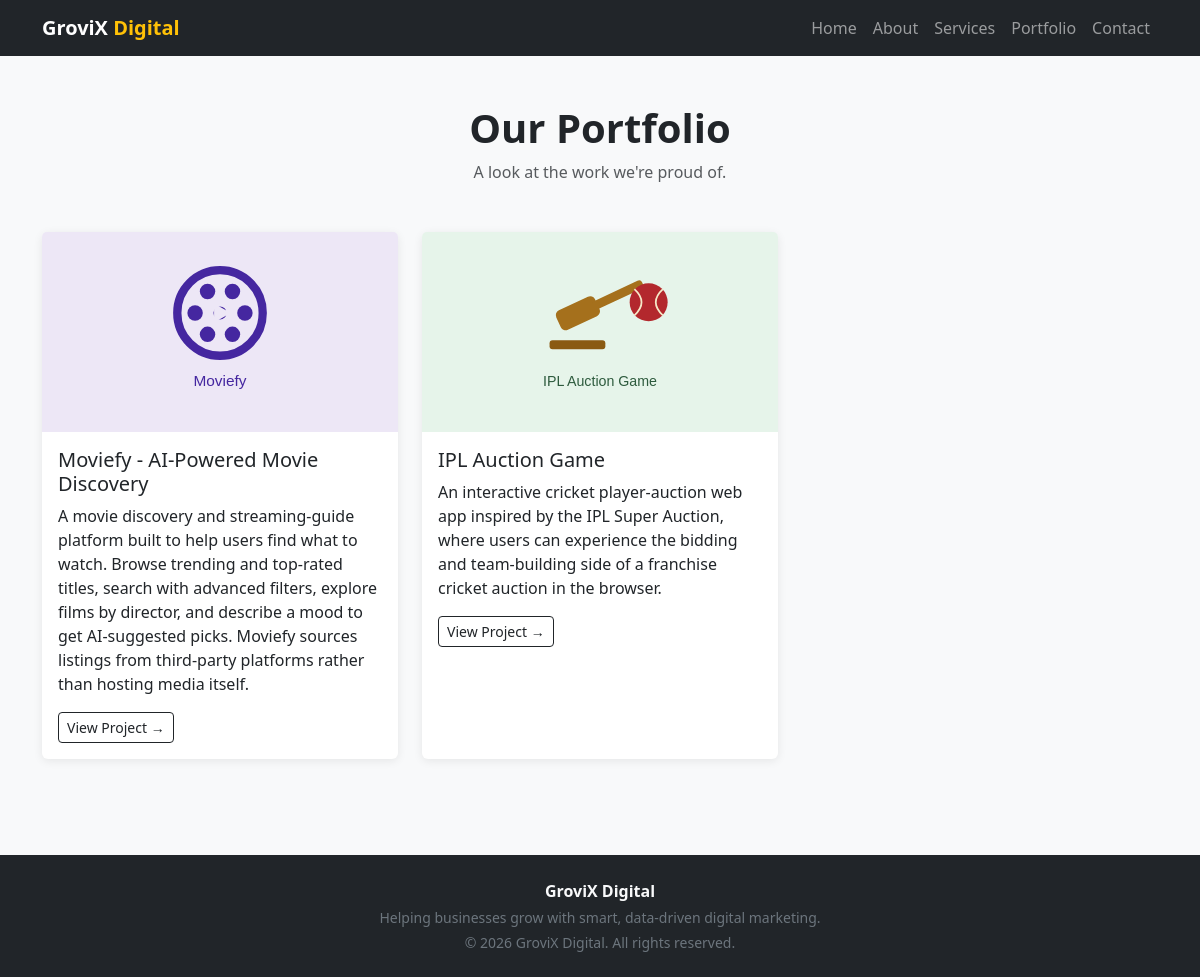
/portfolio.php, run on an earlier commit of the app's database.
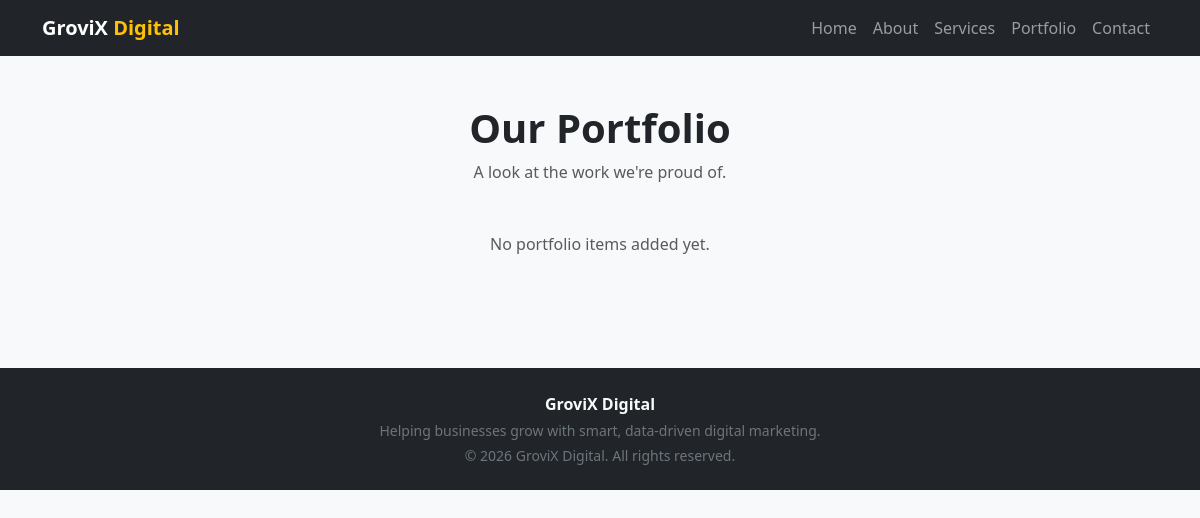
And on a later commit of the database.
### tables this page shows
CREATE TABLE portfolio (
    id INT AUTO_INCREMENT PRIMARY KEY,
    title VARCHAR(150) NOT NULL,
    description TEXT NOT NULL,
    image VARCHAR(255) DEFAULT NULL,
    client_name VARCHAR(150) NOT NULL,
    project_url VARCHAR(255) DEFAULT NULL,
    created_at TIMESTAMP DEFAULT CURRENT_TIMESTAMP
);

### includes/functions.php (called while the page is built, shortened)
<?php
function clean_input($value) {
    return htmlspecialchars(trim($value ?? ''), ENT_QUOTES, 'UTF-8');
}
function portfolio_image_url($filename, $title = '') {
    if (str_contains(strtolower($title), 'moviefy')) {
        return BASE_URL . '/assets/img/portfolio-moviefy.svg';
    }
    if (str_contains(strtolower($title), 'ipl') || str_contains(strtolower($title), 'auction')) {
        return BASE_URL . '/assets/img/portfolio-iplauction.svg';
    }
    return BASE_URL . '/assets/img/placeholder.svg';
}

### public/portfolio.php (the view, shortened to what this page needs)
<?php
require_once __DIR__ . '/../includes/db.php';
require_once __DIR__ . '/../includes/functions.php';
require_once __DIR__ . '/../includes/header.php';
$items = [];
$result = mysqli_query($conn, "SELECT id, title, description, image, client_name, project_url FROM portfolio ORDER BY created_at DESC");
while ($row = mysqli_fetch_assoc($result)) {
    $items[] = $row;
}
?>
<section class="py-5">
  <div class="container">
    <div class="text-center mb-5">
      <h1 class="fw-bold">Our Portfolio</h1>
      <p class="text-muted">A look at the work we're proud of.</p>
    </div>
    <div class="row g-4">
      <?php foreach ($items as $item): ?>
        <div class="col-md-6 col-lg-4">
          <div class="card card-portfolio">
            <img src="<?= portfolio_image_url($item['image'], $item['title']) ?>" class="card-img-top" alt="<?= clean_input($item['title']) ?>">
            <div class="card-body">
              <h5 class="card-title"><?= clean_input($item['title']) ?></h5>
              <p class="card-text"><?= clean_input($item['description']) ?></p>
              <?php if (!empty($item['project_url'])): ?>
                <a href="<?= clean_input($item['project_url']) ?>" class="btn btn-sm btn-outline-dark" target="_blank" rel="noopener noreferrer">View Project &rarr;</a>
              <?php endif; ?>
            </div>
          </div>
        </div>
      <?php endforeach; ?>
      <?php if (empty($items)): ?>
        <p class="text-center text-muted">No portfolio items added yet.</p>
      <?php endif; ?>
    </div>
  </div>
</section>
<?php require_once __DIR__ . '/../includes/footer.php'; ?>

What changed in the data, as far as the page shows it:
removed portfolio: shows a picture, title "Moviefy - AI-Powered Movie Discovery", description "A movie discovery and streaming-guide platform built to help users find what to watch. Browse trending and top-rated titles, search with advanced filters, explore films by director, and describe a mood to get AI-suggested picks. Moviefy sources listings from third-party platforms rather than hosting media itself."
removed portfolio: shows a picture, title "IPL Auction Game", description "An interactive cricket player-auction web app inspired by the IPL Super Auction, where users can experience the bidding and team-building side of a franchise cricket auction in the browser."
Also different on the page:
text now shown: "No portfolio items added yet."
